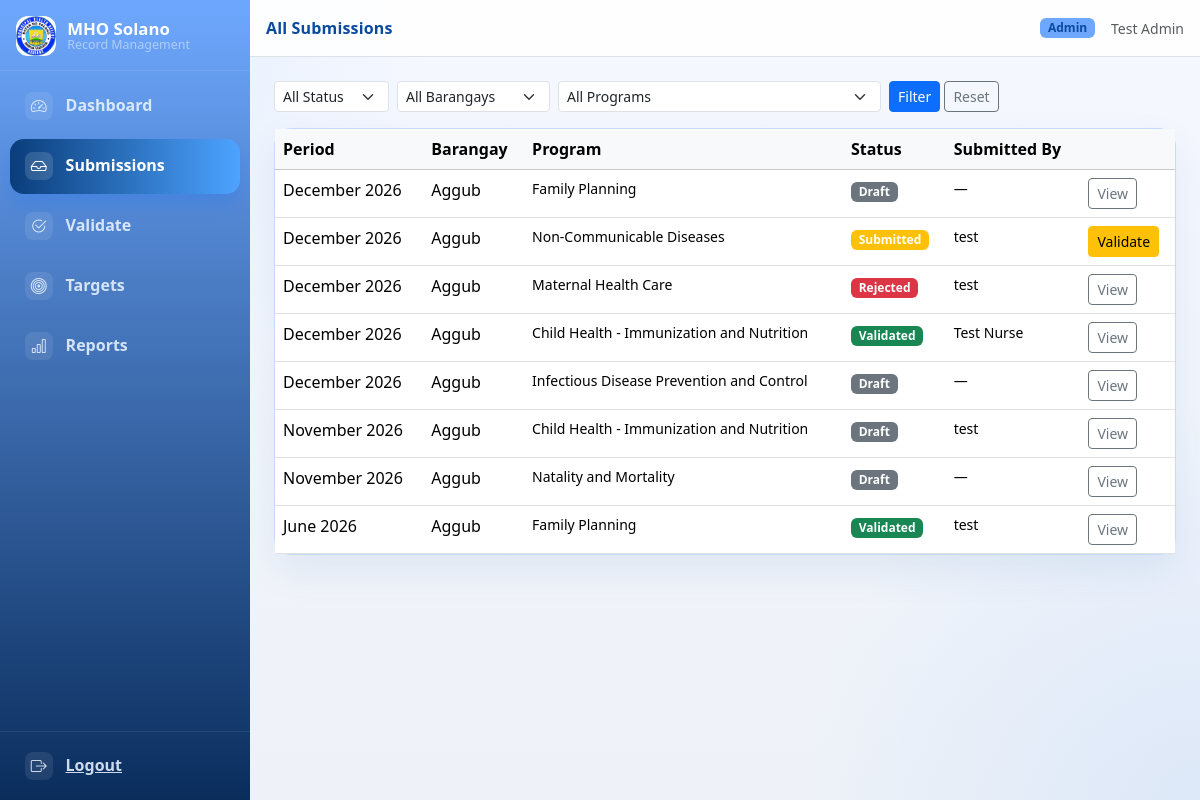
Screenshot of /MHO-System/admin/submissions.php (signed in) with the database file from the repository.
### tables this page shows
CREATE TABLE `report_submission`  (
  `id` int UNSIGNED NOT NULL AUTO_INCREMENT,
  `barangay_id` int UNSIGNED NOT NULL,
  `period_id` int UNSIGNED NOT NULL,
  `program_id` int UNSIGNED NOT NULL,
  `report_code` varchar(40) NULL DEFAULT NULL COMMENT 'Format: BRGY-PROGRAM-YYYYMM (e.g. AGG-FP-202612)',
  `status` enum('draft','submitted','validated','rejected') NOT NULL DEFAULT 'draft',
  `submitted_by` int UNSIGNED NULL DEFAULT NULL COMMENT 'FK → users.id (nurse/midwife who submitted)',
  `submitted_at` datetime NULL DEFAULT NULL,
  `validated_by` int UNSIGNED NULL DEFAULT NULL COMMENT 'FK → users.id (admin/doctor who validated)',
  `validated_at` datetime NULL DEFAULT NULL,
  `remarks` text NULL,
  `created_at` datetime NOT NULL DEFAULT current_timestamp,
  `updated_at` datetime NOT NULL DEFAULT current_timestamp ON UPDATE CURRENT_TIMESTAMP,
  PRIMARY KEY (`id`) USING BTREE,
  UNIQUE INDEX `uq_submission`(`barangay_id` ASC, `period_id` ASC, `program_id` ASC) USING BTREE,
  INDEX `fk_sub_period`(`period_id` ASC) USING BTREE,
  INDEX `fk_sub_program`(`program_id` ASC) USING BTREE,
  INDEX `fk_sub_submitted`(`submitted_by` ASC) USING BTREE,
  INDEX `fk_sub_validated`(`validated_by` ASC) USING BTREE,
  UNIQUE INDEX `idx_report_submission_code`(`report_code` ASC) USING BTREE,
  CONSTRAINT `fk_sub_brgy` FOREIGN KEY (`barangay_id`) REFERENCES `barangay` (`id`) ON DELETE RESTRICT ON UPDATE RESTRICT,
  CONSTRAINT `fk_sub_period` FOREIGN KEY (`period_id`) REFERENCES `report_period` (`id`) ON DELETE RESTRICT ON UPDATE RESTRICT,
  CONSTRAINT `fk_sub_program` FOREIGN KEY (`program_id`) REFERENCES `health_program` (`id`) ON DELETE RESTRICT ON UPDATE RESTRICT,
  CONSTRAINT `fk_sub_submitted` FOREIGN KEY (`submitted_by`) REFERENCES `users` (`id`) ON DELETE SET NULL ON UPDATE RESTRICT,
  CONSTRAINT `fk_sub_validated` FOREIGN KEY (`validated_by`) REFERENCES `users` (`id`) ON DELETE SET NULL ON UPDATE RESTRICT
);

CREATE TABLE `report_period`  (
  `id` int UNSIGNED NOT NULL AUTO_INCREMENT,
  `year` smallint NOT NULL,
  `month` tinyint NOT NULL,
  `period_label` varchar(20) GENERATED ALWAYS AS (concat(lpad(`month`,2,'0'),'-',`year`)) STORED,
  PRIMARY KEY (`id`) USING BTREE,
  UNIQUE INDEX `uq_period`(`year` ASC, `month` ASC) USING BTREE
);

CREATE TABLE `barangay`  (
  `id` int UNSIGNED NOT NULL AUTO_INCREMENT,
  `name` varchar(100) NOT NULL,
  `code` varchar(10) NULL DEFAULT NULL COMMENT 'Short code used in report references (e.g. AGG)',
  `municipality` varchar(100) NOT NULL DEFAULT 'Cauayan',
  `province` varchar(100) NOT NULL DEFAULT 'Isabela',
  `is_active` tinyint(1) NOT NULL DEFAULT 1,
  PRIMARY KEY (`id`) USING BTREE,
  UNIQUE INDEX `uq_barangay_name`(`name` ASC) USING BTREE
);

CREATE TABLE `health_program`  (
  `id` int UNSIGNED NOT NULL AUTO_INCREMENT,
  `code` varchar(20) NOT NULL,
  `name` varchar(150) NOT NULL,
  PRIMARY KEY (`id`) USING BTREE,
  UNIQUE INDEX `uq_program_code`(`code` ASC) USING BTREE
);

CREATE TABLE `users`  (
  `id` int UNSIGNED NOT NULL AUTO_INCREMENT,
  `username` varchar(60) NOT NULL,
  `email` varchar(150) NOT NULL,
  `password_hash` varchar(255) NOT NULL COMMENT 'Bcrypt or Argon2 hash — never plaintext',
  `role` enum('superadmin','admin','doctor','nurse') NOT NULL DEFAULT 'nurse',
  `full_name` varchar(150) NOT NULL,
  `position` varchar(100) NULL DEFAULT NULL COMMENT 'e.g. Barangay Midwife, Rural Health Physician',
  `phone` varchar(20) NULL DEFAULT NULL,
  `profile_image` varchar(255) NULL DEFAULT NULL COMMENT 'Relative path to uploaded profile photo',
  `is_active` tinyint(1) NOT NULL DEFAULT 1,
  `is_logged_in` tinyint(1) NOT NULL DEFAULT 0 COMMENT '1 = user is currently logged in; prevents double login',
  `last_login_at` datetime NULL DEFAULT NULL,
  `created_at` datetime NOT NULL DEFAULT current_timestamp,
  `updated_at` datetime NOT NULL DEFAULT current_timestamp ON UPDATE CURRENT_TIMESTAMP,
  PRIMARY KEY (`id`) USING BTREE,
  UNIQUE INDEX `uq_username`(`username` ASC) USING BTREE,
  UNIQUE INDEX `uq_email`(`email` ASC) USING BTREE
);

### MHO-System/admin/submissions.php (the view, shortened to what this page needs)
<?php
$db = getDB();
$where = '1=1';
$params = [];
$stmt = $db->prepare(
    "SELECT rs.id, b.name AS barangay, hp.name AS program,
            rp.year, rp.month, rs.status, rs.submitted_at, u.full_name AS submitted_by_name
     FROM report_submission rs
     JOIN barangay b ON b.id = rs.barangay_id
     JOIN health_program hp ON hp.id = rs.program_id
     JOIN report_period rp ON rp.id = rs.period_id
     LEFT JOIN users u ON u.id = rs.submitted_by
     WHERE $where
     ORDER BY rp.year DESC, rp.month DESC, b.name"
);
$stmt->execute($params);
$submissions = $stmt->fetchAll();
require_once __DIR__ . '/../includes/header.php';
?>
<form method="get" class="row g-2 mb-3">
    <div class="col-auto">
        <select name="status" class="form-select form-select-sm">
            <option value="">All Status</option>
        </select>
    </div>
    <div class="col-auto">
        <select name="barangay" class="form-select form-select-sm">
            <option value="">All Barangays</option>
        </select>
    </div>
    <div class="col-auto">
        <select name="program" class="form-select form-select-sm">
            <option value="">All Programs</option>
        </select>
    </div>
    <div class="col-auto">
        <button type="submit" class="btn btn-sm btn-primary">Filter</button>
        <a href="?" class="btn btn-sm btn-outline-secondary">Reset</a>
    </div>
</form>
<div class="card shadow-sm">
    <div class="table-responsive">
        <table class="table table-hover mb-0">
            <thead class="table-light">
                <tr>
                    <th>Period</th><th>Barangay</th><th>Program</th><th>Status</th>
                    <th>Submitted By</th><th></th>
                </tr>
            </thead>
            <tbody>
                <?php if (empty($submissions)): ?>
                <tr><td colspan="6" class="text-center text-muted py-4">No submissions found.</td></tr>
                <?php else: foreach ($submissions as $s): ?>
                <tr>
                    <td><?= e(periodLabel((int)$s['year'], (int)$s['month'])) ?></td>
                    <td><?= e($s['barangay']) ?></td>
                    <td class="small"><?= e($s['program']) ?></td>
                    <td><?= statusBadge($s['status']) ?></td>
                    <td class="small"><?= e($s['submitted_by_name'] ?? '—') ?></td>
                    <td>
                        <?php if ($s['status'] === 'submitted'): ?>
                        <a href="<?= e(roleUrl('admin', 'validate.php?id=' . $s['id'])) ?>" class="btn btn-sm btn-warning">Validate</a>
                        <?php else: ?>
                        <a href="<?= e(roleUrl('admin', 'validate.php?id=' . $s['id'])) ?>" class="btn btn-sm btn-outline-secondary">View</a>
                        <?php endif; ?>
                    </td>
                </tr>
                <?php endforeach; endif; ?>
            </tbody>
        </table>
    </div>
</div>
<?php require_once __DIR__ . '/../includes/footer.php'; ?>

### MHO-System/includes/functions.php (shortened to what this page needs)
<?php
function e(?string $value): string
{
    return htmlspecialchars((string) $value, ENT_QUOTES, 'UTF-8');
}
function baseUrl(string $path = ''): string
{
    $base = defined('APP_BASE') ? APP_BASE : '';
    return $base . ($path ? '/' . ltrim($path, '/') : '');
}
function roleUrl(string $role, string $page = 'dashboard.php'): string
{
    return baseUrl($role . '/' . $page);
}
function statusBadge(string $status): string
{
    $map = [
        'draft'     => 'secondary',
        'submitted' => 'warning',
        'validated' => 'success',
        'rejected'  => 'danger',
    ];
    $class = $map[$status] ?? 'secondary';
    return '<span class="badge bg-' . $class . '">' . e(ucfirst($status)) . '</span>';
}
function monthName(int $month): string
{
    $months = [
        1 => 'January', 2 => 'February', 3 => 'March', 4 => 'April',
        5 => 'May', 6 => 'June', 7 => 'July', 8 => 'August',
        9 => 'September', 10 => 'October', 11 => 'November', 12 => 'December',
    ];
    return $months[$month] ?? (string) $month;
}
function periodLabel(int $year, int $month): string
{
    return monthName($month) . ' ' . $year;
}

### MHO-System/assets/css/base.css (style rules this page uses)
:root { --mho-primary: #0d6efd; --sidebar-width: 250px; }
body { background-color: #f4f6f9; font-family: 'Segoe UI', system-ui, sans-serif; --role-accent: #1d9e75; --role-accent-dark: #085041; --role-accent-light: #5dcaa5; --role-accent-soft: #e8f5f1; --role-accent-border: rgba(194, 232, 216, 0.9); --role-text-color: inherit; --role-sidebar-start: #4be7a0; --role-sidebar-end: #012b1a; --role-sidebar-link: rgba(232, 248, 242, 0.84); --role-sidebar-hover-start: #023928; --role-sidebar-hover-end: #2fbf8a; --role-sidebar-section: rgba(232, 248, 242, 0.42); --role-sidebar-subtitle: rgba(232, 248, 242, 0.52); --role-brand-mark: linear-gradient(135deg, #29bf8c, #1d9e75); --role-navbar-bg: #fff; --role-card-border: var(--role-accent-border); --role-card-header-bg: linear-gradient(180deg, #f7fffc 0%, #eefaf5 100%); --role-heading-font: inherit; }

### MHO-System/assets/css/admin.css (style rules this page uses)
body.role-admin { --role-accent: #0d6efd; --role-accent-dark: #0a4a9e; --role-accent-light: #6ea8fe; --role-accent-soft: #e7f1ff; --role-accent-border: rgba(190, 215, 255, 0.9); --role-text-color: #0a4a9e; --role-sidebar-start: #6ea8fe; --role-sidebar-end: #0a2d5c; --role-sidebar-link: rgba(232, 242, 255, 0.88); --role-sidebar-hover-start: #0a3d7a; --role-sidebar-hover-end: #4da3ff; --role-sidebar-section: rgba(232, 242, 255, 0.45); --role-sidebar-subtitle: rgba(232, 242, 255, 0.55); --role-brand-mark: linear-gradient(135deg, #4da3ff, #0d6efd); --role-card-header-bg: linear-gradient(180deg, #f7faff 0%, #eef4ff 100%); --role-heading-font: Georgia, 'Times New Roman', serif; background: radial-gradient(circle at top left, rgba(110, 168, 254, 0.14), transparent 30%), radial-gradient(circle at bottom right, rgba(13, 110, 253, 0.08), transparent 28%), linear-gradient(180deg, #f5f8ff 0%, #eef2f8 100%); color: var(--role-text-color); }
body.role-admin .card { border: 1px solid var(--role-accent-border); border-radius: 18px; box-shadow: 0 16px 38px color-mix(in srgb, var(--role-accent-dark) 8%, transparent) !important; }

### rows the page displays
report_submission: period.month "December 2026", barangay.name "Aggub", program.name "Family Planning", status "Draft", submitted_by_name "—"
report_submission: period.month "December 2026", barangay.name "Aggub", program.name "Non-Communicable Diseases", status "Submitted", submitted_by.full_name "test"
report_submission: period.month "December 2026", barangay.name "Aggub", program.name "Maternal Health Care", status "Rejected", submitted_by.full_name "test"
report_submission: period.month "December 2026", barangay.name "Aggub", program.name "Child Health - Immunization and Nutrition", status "Validated", submitted_by.full_name "Test Nurse"
report_submission: period.month "December 2026", barangay.name "Aggub", program.name "Infectious Disease Prevention and Control", status "Draft", submitted_by_name "—"
report_submission: period.month "November 2026", barangay.name "Aggub", program.name "Child Health - Immunization and Nutrition", status "Draft", submitted_by.full_name "test"
report_submission: period.month "November 2026", barangay.name "Aggub", program.name "Natality and Mortality", status "Draft", submitted_by_name "—"
report_submission: period.month "June 2026", barangay.name "Aggub", program.name "Family Planning", status "Validated", submitted_by.full_name "test"

### other values shown
$item['label'] "Dashboard"
$item['label'] "Submissions"
$item['label'] "Validate"
$item['label'] "Targets"
$item['label'] "Reports"
$pageTitle "All Submissions"
$role "Admin"
$_SESSION['full_name'] "Test Admin"
